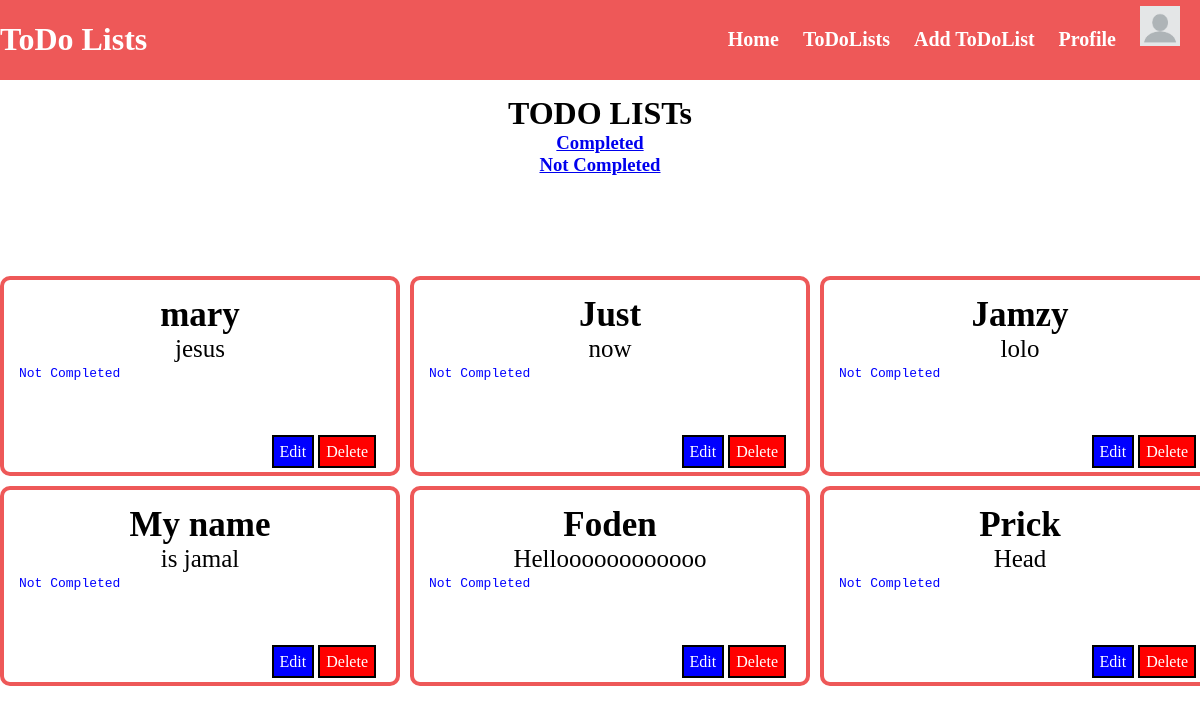
Screenshot of /todo/ (signed in) with the database file from the repository.
### MyApp/models.py (models this page shows, shortened)
class Profile(models.Model):
    user = models.OneToOneField(User, null=True,blank=True,on_delete=models.CASCADE)
    username = models.CharField(max_length=200,null=True,blank=True)
    phone = models.CharField(max_length=50,null=True,blank=True)
    email = models.EmailField(max_length=254,null=True,blank=True)
    image  = models.ImageField(default='profile_picture.png',null=True,blank=True)
    date_created = models.DateTimeField(auto_now_add=True)

class ToDoList(models.Model):
    post_by = models.ForeignKey(Profile,on_delete=models.CASCADE,null=True)
    title = models.CharField(max_length=250,null=True,blank=True)
    desc = models.TextField()
    iscompleted = models.BooleanField(default=False)
    date_posted = models.DateTimeField(auto_now_add=True,null=True,blank=True)

### MyApp/views.py (the view, shortened to what this page needs)
# urls.py: path('todo/',views.to_do,name='todo'),
@login_required(login_url='login')
def to_do(request):
    group = None
    todo = ToDoList.objects.all()
    cu = request.user
    template = loader.get_template('to_do.html')
    if cu.groups.exists():
        group = cu.groups.all()[0].name
        if group == 'customer':
            list = cu.profile.todolist_set.all()
            context = {
                'list':list,
                'todo':todo,
                'group':group,
            }
            return HttpResponse(template.render(context,request))
    return HttpResponse(template.render(context,request))

### MyApp/templates/to_do.html (shortened to what this page needs)
{% extends 'main.html' %}
{% block content %}
    <div class="header">
        {% if group == 'admin'  %}
            <h1>All TODO LISTs</h1>
        {% else %}
            <h1>TODO LISTs</h1>
            <p>
                <a href="{% url 'todo_completed' %}"><h3>Completed</h3></a><a href="{% url 'todo_notcompleted' %}"><h3>Not Completed</h3></a>
            </p>
        {% endif %}
    </div>
    <div class="containerss">
        {% for li in list %}
           <div class="card">
                <h1>{{li.title}}</h3>
                <p>{{li.desc}}</p>
                {% if li.iscompleted == True %}
                <span>Completed</span>
                {% else %}
                <span>Not Completed</span>
                {% endif %}
                <div class="crud">
                    <a href="{%url 'edit' li.id  %}" class="blue">Edit</a>
                    <a href="{% url 'delete' li.id %}" class="red">Delete</a>
                </div>
           </div>
        {% endfor %}
    </div>
    {% endblock content %}

### MyApp/templates/main.html (shortened to what this page needs)
{% include 'head.html' %}
{% block content %}
{% endblock %}
{% include 'footer.html' %}

### MyApp/templates/head.html (shortened to what this page needs)
<!DOCTYPE html>
<html lang="en">
<head>
</head>
<body>
    <div class="nav">
        <div class="logo">
            <h1>ToDo Lists</h1>
        </div>
        {% if request.user.is_authenticated %}
            {% if group == 'customer' %}
                <div class="links">
                    <a href="{% url 'index' %}">Home</a>
                    <a href="{% url 'todo' %}">ToDoLists</a>
                    <a href="{% url 'add_todo' %}">Add ToDoList</a>
                    <a href="{% url 'user_page' %}">Profile</a>
                    <a href="{% url 'user_page' %}"><span class="profile-pic-icon"><img width="40" height="40" src="{{request.user.profile.image.url}}" alt="....."></span></a>
                </div>
            {% endif %}
        {% else %}
            <a href="{% url 'login' %}"><span style="background-color: red;" class="profile-pic-icon"></span></a>
        {% endif %}
    </div>

### MyApp/templates/footer.html
</body>
</html>

### MyApp/templates/head.html (style rules this page uses)
.nav { display: flex; justify-content: space-between; align-items: flex-end; width: 100%; height: 80px; border-bottom: 2px solid rgb(238, 88, 88); background-color: rgb(238, 88, 88); }
.logo > h1 { color: white; margin-bottom: 20px; }
.links { position: relative; }
.links a { position: relative; top: 20px; display: inline-block; height: 80px; margin-top: 20px; color: white; text-decoration: none; padding: 10px; font-weight: 900; font-size: 20px; }
.links > a > span > img { top: 30px; }
.profile-pic-icon { width: 50px; height: 50px; display: inline-block; }
* { margin: 0; padding: 0; box-sizing: border-box; }
.red { background-color: red !important; color: white; }
.blue { background-color: blue !important; color: white; }
.containerss { width: 100%; margin-top: 100px; display: grid; gap: 10px; grid-template-columns: auto auto auto; justify-content: space-around; }
.card { width: 400px; height: 200px; border: 4px solid rgb(238, 88, 88);; border-radius: 10px; padding: 15px; position: relative; }
.card > h1 { font-size: 35px; display: flex; justify-content: center; }
.card > p { font-size: 25px; display: flex; justify-content: center; max-height: 100px; overflow: auto; }
.card span { color: blue; font-family: monospace; }
.header { text-align: center; margin-top: 15px; position: relative; }
.header h3 { display: flex; justify-content: center; }
.crud { text-align: end; position: absolute; top: 85%; width: 100%; left: -20px; margin-right: 20px; margin-bottom: 20px; }
.crud a { text-decoration: none; padding: 6px; border: 2px solid black; background-color: black; color: white; transition: .5s; }

### rows the page displays
ToDoList: title "mary", desc "jesus", iscompleted "Not Completed"
ToDoList: title "Just", desc "now", iscompleted "Not Completed"
ToDoList: title "Jamzy", desc "lolo", iscompleted "Not Completed"
ToDoList: title "My name", desc "is jamal", iscompleted "Not Completed"
ToDoList: title "Foden", desc "Helloooooooooooo", iscompleted "Not Completed"
ToDoList: title "Prick", desc "Head", iscompleted "Not Completed"
